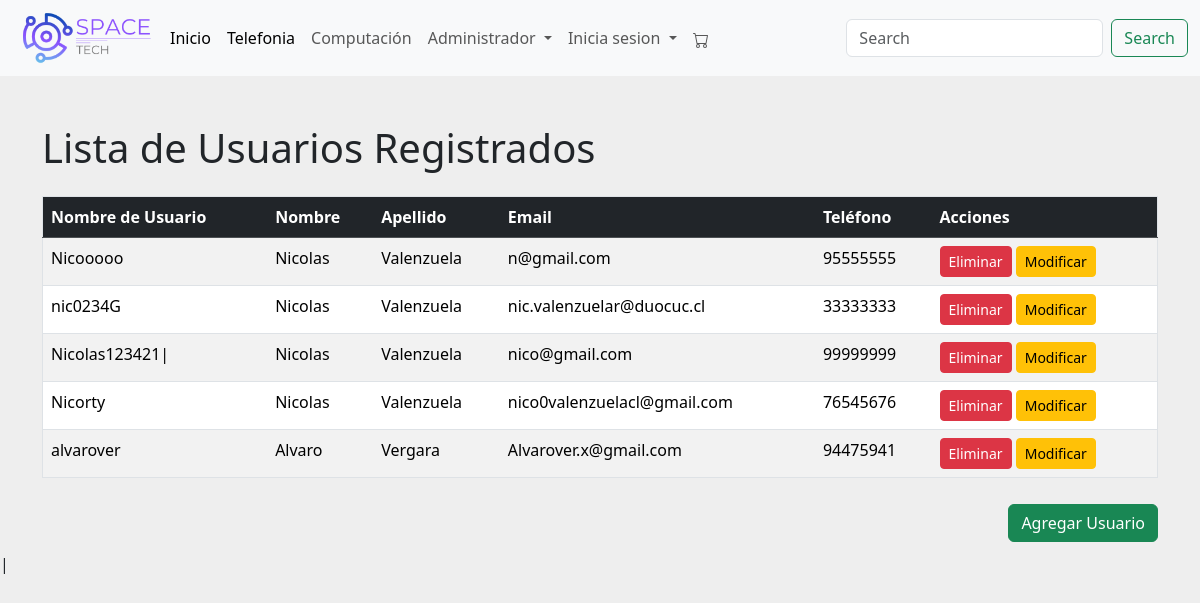
The app's page /listaU (signed in), older data.
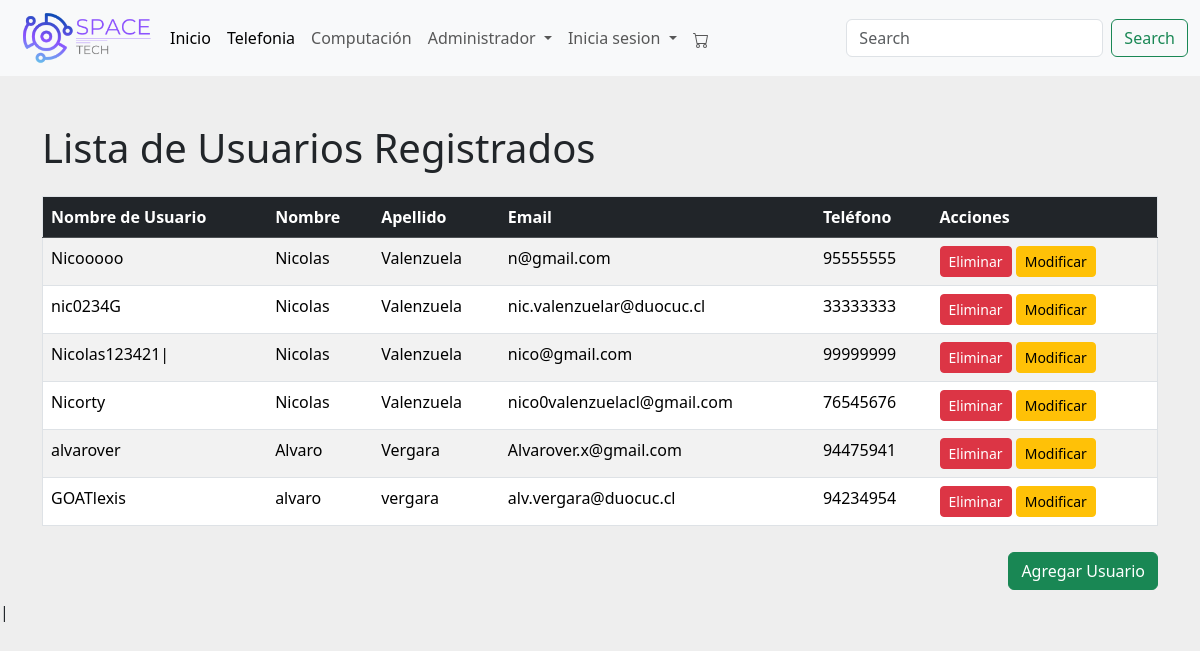
The same page, newer data.
### menu/models.py (models this page shows, shortened)
class Usuario(models.Model):
    nombre_usuario = models.CharField(max_length=30)
    nombre = models.CharField(max_length=30)
    apellido = models.CharField(max_length=30)
    email = models.EmailField(unique=True)
    tfno = models.CharField(max_length=8, verbose_name="Telefono")
    clave = models.CharField(max_length=30)
    confirmar_clave = models.CharField(max_length=30)
    direccion = models.CharField(max_length=255, verbose_name="Dirección", null=True, blank=True)

### menu/views.py (the view)
# urls.py: path('listaU', views.listaU, name='listaU'),
@login_required
@user_passes_test(lambda u: u.groups.filter(name='Administradores').exists())
def listaU(request):
    usuarios = Usuario.objects.all()  # Recupera todos los usuarios
    return render(request, 'listaU.html', {'usuarios': usuarios})

### menu/context_processors.py (called while the page is built)
def carrito_items_count(request):
    if request.user.is_authenticated:
        try:
            carrito = Carrito.objects.get(usuario=request.user)
            count = CarritoItem.objects.filter(carrito=carrito).count()
        except Carrito.DoesNotExist:
            count = 0
    else:
        count = 0
    return {
        'carrito_items_count': count
    }

### menu/templates/listaU.html (shortened to what this page needs)
<!DOCTYPE html>
<html lang="en">
<head>
    {% load static %}
    <link href="https://cdn.jsdelivr.net/npm/bootstrap@5.3.0/dist/css/bootstrap.min.css" rel="stylesheet">
    <link rel="stylesheet" href="{% static 'css/listaP.css' %}">
</head>
<body>
    {% include "plantilla/menu.html" %}
    <div class="container mt-5">
        <h1 class="mb-4">Lista de Usuarios Registrados</h1>
        <div class="table-responsive">
            <table class="table table-striped table-hover">
                <thead class="table-dark">
                    <tr>
                        <th>Nombre de Usuario</th>
                        <th>Nombre</th>
                        <th>Apellido</th>
                        <th>Email</th>
                        <th>Teléfono</th>
                        <th>Acciones</th>
                    </tr>
                </thead>
                <tbody>
                    {% for usuario in usuarios %}
                    <tr>
                        <td>{{ usuario.nombre_usuario }}</td>
                        <td>{{ usuario.nombre }}</td>
                        <td>{{ usuario.apellido }}</td>
                        <td>{{ usuario.email }}</td>
                        <td>{{ usuario.tfno }}</td>
                        <td>
                            <form action="{% url 'eliminar_usuario' usuario.id %}" method="post" style="display:inline;">
                                <button type="submit" class="btn btn-danger btn-sm">Eliminar</button>
                            </form>
                            <a href="{% url 'editar_usuario' usuario.id %}" class="btn btn-warning btn-sm">Modificar</a>
                        </td>
                    </tr>
                    {% endfor %}
                </tbody>
            </table>
            <div>
                <a class="align-right" href="{% url 'formulario' %}">
                    <button class="btn btn-success"  >Agregar Usuario</button>
                    </a>
                </div>
        </div>
    </div>
   |
</body>
</html>

Row changes from the older to the newer data that the page shows:
added Usuario: nombre_usuario "GOATlexis", nombre "alvaro", apellido "vergara", email "alv.vergara@duocuc.cl", tfno "94234954"
